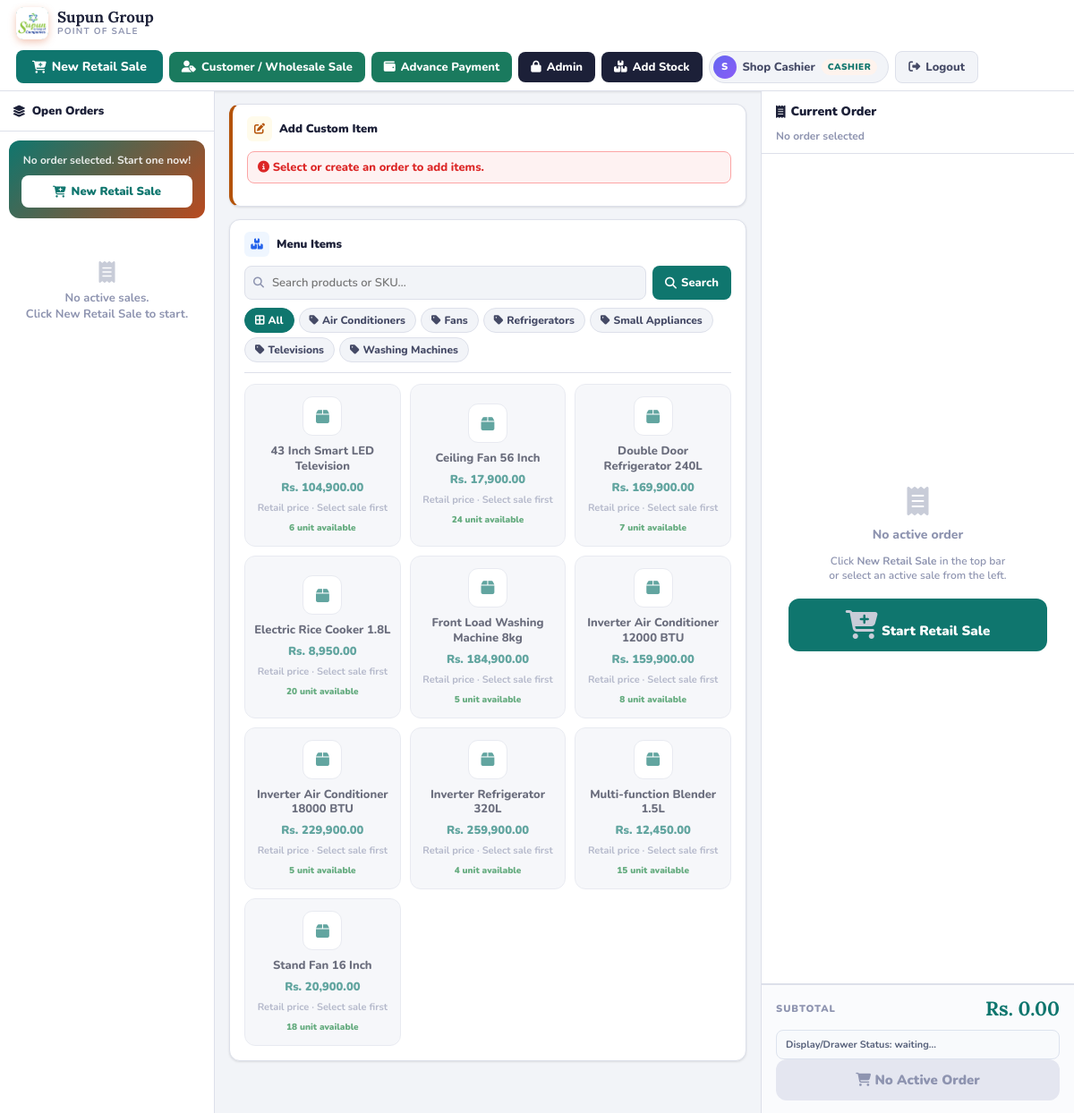
The page /pos.php (signed in) on the database its author committed.
### tables this page shows
CREATE TABLE categories (
  category_id INT UNSIGNED AUTO_INCREMENT PRIMARY KEY,
  category_name VARCHAR(100) NOT NULL UNIQUE,
  status TINYINT(1) NOT NULL DEFAULT 1,
  created_at TIMESTAMP NOT NULL DEFAULT CURRENT_TIMESTAMP
);

CREATE TABLE products (
  product_id INT UNSIGNED AUTO_INCREMENT PRIMARY KEY,
  category_id INT UNSIGNED NOT NULL,
  sku VARCHAR(60) NULL UNIQUE,
  barcode VARCHAR(80) NULL UNIQUE,
  serial_no VARCHAR(100) NULL,
  product_name VARCHAR(180) NOT NULL,
  brand VARCHAR(100) NULL,
  unit VARCHAR(30) NOT NULL DEFAULT 'pcs',
  cost_price DECIMAL(12,2) NOT NULL DEFAULT 0.00,
  price DECIMAL(12,2) NOT NULL,
  wholesale_price DECIMAL(12,2) NOT NULL DEFAULT 0.00,
  wholesale_min_qty INT UNSIGNED NOT NULL DEFAULT 10,
  stock_qty DECIMAL(12,3) NOT NULL DEFAULT 0.000,
  reorder_level DECIMAL(12,3) NOT NULL DEFAULT 5.000,
  status TINYINT(1) NOT NULL DEFAULT 1,
  created_at TIMESTAMP NOT NULL DEFAULT CURRENT_TIMESTAMP,
  updated_at TIMESTAMP NOT NULL DEFAULT CURRENT_TIMESTAMP ON UPDATE CURRENT_TIMESTAMP,
  CONSTRAINT fk_products_category FOREIGN KEY (category_id) REFERENCES categories(category_id)
);

### pos.php (the view, shortened to what the rows shown need)
<?php
include 'db.php';
$current_order_id = isset($_GET["order_id"]) ? (int)$_GET["order_id"] : 0;
$filter_category = isset($_GET["category"]) ? (int)$_GET["category"] : 0;
$search          = isset($_GET["search"])   ? trim($_GET["search"])   : "";
$categories  = $conn->query("SELECT * FROM categories WHERE status=1 ORDER BY category_name ASC");
$product_sql = "SELECT * FROM products WHERE status=1";
$product_sql .= " ORDER BY product_name ASC";
$products = $conn->query($product_sql);
$current_order = null;
?>
<!DOCTYPE html>
<html lang="en">
<head>
<link rel="stylesheet" href="https://cdnjs.cloudflare.com/ajax/libs/font-awesome/6.5.0/css/all.min.css">
</head>
<body>
<div class="topbar">
    <div class="brand">
        <div class="brand-text">
            <h1>Supun Group</h1>
        </div>
    </div>
</div>
<div class="pos-body">
    <div class="left-panel">
        <div class="card menu-card">
            <div class="filter-area">
                <div class="cat-pills">
                    <a href="pos.php<?php echo $current_order_id > 0 ? '?order_id='.$current_order_id : ''; ?>" class="cpill <?php echo ($filter_category == 0 && $search == '') ? 'active' : ''; ?>">
                        <i class="fa-solid fa-border-all"></i> All
                    </a>
                    <?php
                    if ($categories && $categories->num_rows > 0) {
                        mysqli_data_seek($categories, 0);
                        while ($cat = $categories->fetch_assoc()) {
                            $cls = ($filter_category == $cat["category_id"]) ? "active" : "";
                            $url = "pos.php?order_id=".(int)$current_order_id."&category=".(int)$cat["category_id"];
                            echo '<a href="'.$url.'" class="cpill '.$cls.'"><i class="fa-solid fa-tag"></i> '.htmlspecialchars($cat["category_name"]).'</a>';
                        }
                    }
                    ?>
                </div>
            </div>
            <div class="products-grid">
                <?php if ($products && $products->num_rows > 0): ?>
                    <?php while ($row = $products->fetch_assoc()): ?>
                        <?php
                        $is_wholesale_sale = $current_order && $current_order['order_type'] === 'wholesale';
                        $display_price = $is_wholesale_sale && (float)$row['wholesale_price'] > 0
                            ? (float)$row['wholesale_price']
                            : (float)$row['price'];
                        $price_label = $is_wholesale_sale ? 'Wholesale price' : 'Retail price';
                        ?>
                        <?php if ($current_order && $current_order["order_status"] === "open" && (float)$row['stock_qty'] >= 1): ?>
                            <div class="pcard"
                                 onclick="addItem(<?php echo (int)$current_order_id; ?>, <?php echo (int)$row['product_id']; ?>, this)"
                                 title="Click to add to order">
                                <div class="pcard-icon"><i class="fa-solid fa-box"></i></div>
                                <div class="pcard-name"><?php echo htmlspecialchars($row["product_name"]); ?></div>
                                <div class="pcard-price">Rs. <?php echo number_format($display_price, 2); ?></div>
                                <div class="pcard-sub"><?php echo $price_label; ?> · Tap to add</div>
                                <div class="pcard-stock <?php echo (float)$row['stock_qty'] <= (float)$row['reorder_level'] ? 'low' : ''; ?>"><?php echo number_format($row['stock_qty'],0); ?> <?php echo htmlspecialchars($row['unit']); ?> available</div>
                                <span class="pcard-badge">+ Add</span>
                            </div>
                        <?php else: ?>
                            <div class="pcard disabled"
                                 onclick="noOrderAlert()"
                                 title="Create an order first">
                                <div class="pcard-icon"><i class="fa-solid fa-box"></i></div>
                                <div class="pcard-name"><?php echo htmlspecialchars($row["product_name"]); ?></div>
                                <div class="pcard-price">Rs. <?php echo number_format($row["price"], 2); ?></div>
                                <div class="pcard-sub">Retail price · Select sale first</div>
                                <div class="pcard-stock <?php echo (float)$row['stock_qty'] <= (float)$row['reorder_level'] ? 'low' : ''; ?>"><?php echo number_format($row['stock_qty'],0); ?> <?php echo htmlspecialchars($row['unit']); ?> available</div>
                            </div>
                        <?php endif; ?>
                    <?php endwhile; ?>
                <?php endif; ?>
            </div>
        </div>
    </div>
    <div class="right-panel">
        <form method="POST" id="orderForm" class="rp-form">
            <div class="rp-head">
                <h2><i class="fa-solid fa-receipt"></i> Current Order</h2>
            </div>
        </form>
    </div>
</div>
</body>
</html>

### rows shown on the page
categories: category_name "Air Conditioners"
categories: category_name "Fans"
categories: category_name "Refrigerators"
categories: category_name "Small Appliances"
categories: category_name "Televisions"
categories: category_name "Washing Machines"
products: product_name "43 Inch Smart LED Television", price "104,900.00", stock_qty "6", unit "unit"
products: product_name "Ceiling Fan 56 Inch", price "17,900.00", stock_qty "24", unit "unit"
products: product_name "Double Door Refrigerator 240L", price "169,900.00", stock_qty "7", unit "unit"
products: product_name "Electric Rice Cooker 1.8L", price "8,950.00", stock_qty "20", unit "unit"
products: product_name "Front Load Washing Machine 8kg", price "184,900.00", stock_qty "5", unit "unit"
products: product_name "Inverter Air Conditioner 12000 BTU", price "159,900.00", stock_qty "8", unit "unit"
products: product_name "Inverter Air Conditioner 18000 BTU", price "229,900.00", stock_qty "5", unit "unit"
products: product_name "Inverter Refrigerator 320L", price "259,900.00", stock_qty "4", unit "unit"
products: product_name "Multi-function Blender 1.5L", price "12,450.00", stock_qty "15", unit "unit"
products: product_name "Stand Fan 16 Inch", price "20,900.00", stock_qty "18", unit "unit"

### other values the page prints
substr($_SESSION["full_name"] ?? "U", 0, 1) "S"
$_SESSION["full_name"] "Shop Cashier"
$user_role "CASHIER"
$grand_total "0.00"
